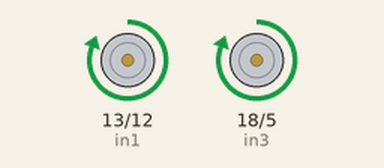
Bench run of a sketch on a simulated ESP32. Parts: motor-driver pin pairs drawn as motors (green arrow = first pin HIGH = forward, orange = second pin HIGH = backward, longer = more drive, scaled by the enable pin).

Above: at 1.0 s.
At 2.5 s:
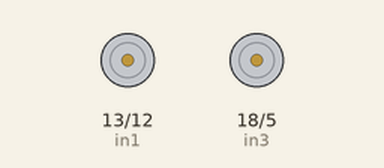
At 4.0 s:
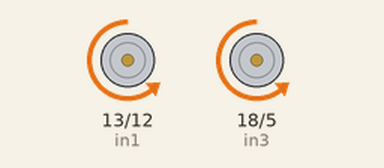
Timing chart, 0 to 7.8 s (numbered marks = the images above):
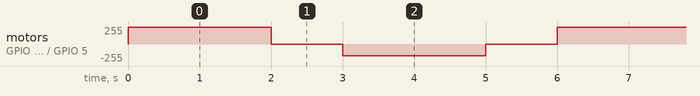

Measured:
- by itself, motor on GPIO 13 (in1) / GPIO 12 (in2), motor on GPIO 18 (in3) / GPIO 5 (in4): repeats every 6.0 s: stopped 1.0 s, backward 179/255 2.0 s, stopped 1.0 s, forward 255/255 2.0 s

The sketch:

Test_motors_esp.ino
```cpp
// Motor A pins
const int ena = 23;
const int in1 = 13;
const int in2 = 12;

// Motor B pins
const int enb = 22;
const int in3 = 18;
const int in4 = 5;

// PWM Settings
const int freq = 30000;
const int resolution = 8; // 8-bit resolution (0-255)

void setup() {
  // Set direction pins as outputs
  pinMode(in1, OUTPUT);
  pinMode(in2, OUTPUT);
  pinMode(in3, OUTPUT);
  pinMode(in4, OUTPUT);

  // NEW API: ledcAttach(pin, frequency, resolution)
  // This replaces ledcSetup, ledcAttachPin, and channels!
  ledcAttach(ena, freq, resolution);
  ledcAttach(enb, freq, resolution);
}

void moveForward(int speed) {
  // Motor A
  digitalWrite(in1, HIGH);
  digitalWrite(in2, LOW);
  ledcWrite(ena, speed); // Use the pin number directly now

  // Motor B
  digitalWrite(in3, HIGH);
  digitalWrite(in4, LOW);
  ledcWrite(enb, speed);
}

void moveBackward(int speed) {
  // Motor A
  digitalWrite(in1, LOW);
  digitalWrite(in2, HIGH);
  ledcWrite(ena, speed);

  // Motor B
  digitalWrite(in3, LOW);
  digitalWrite(in4, HIGH);
  ledcWrite(enb, speed);
}

void stopMotors() {
  digitalWrite(in1, LOW);
  digitalWrite(in2, LOW);
  digitalWrite(in3, LOW);
  digitalWrite(in4, LOW);
  ledcWrite(ena, 0);
  ledcWrite(enb, 0);
}

void loop() {
  moveForward(255);
  delay(2000);

  stopMotors();
  delay(1000);

  moveBackward(180);
  delay(2000);

  stopMotors();
  delay(1000);
}
```
